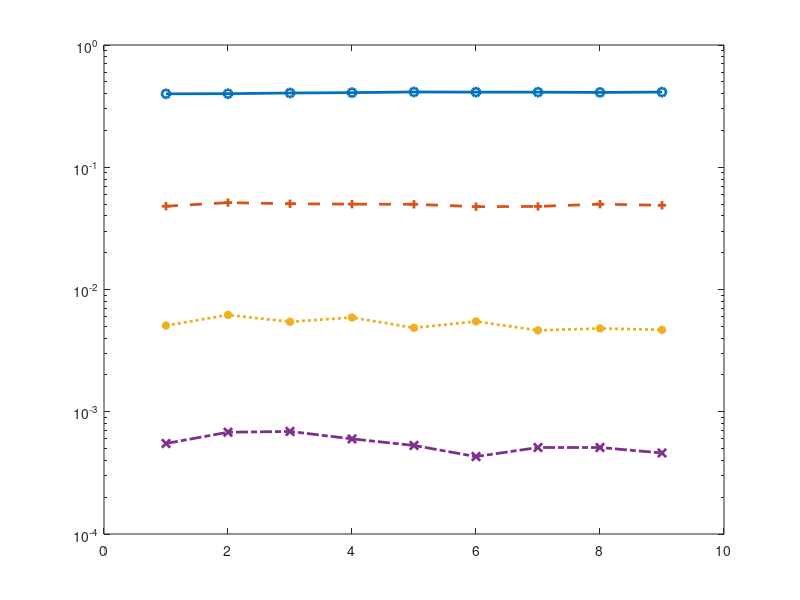

Here is the MATLAB script that generated this plot: (Note: this script raises an error after producing the figure.)
clear; close all; clc
textSize = 16;
linewid = 1;

epiIn2 = [0.39877, 0.39975, 0.40493, 0.40771, 0.41282, 0.41156, 0.41144, 0.40942, 0.41201];
epiIn4 = [0.04801, 0.05136, 0.05028, 0.04991, 0.04979, 0.0476, 0.04781, 0.0499, 0.04884];
epiIn6 = [0.00507, 0.00619, 0.00545, 0.0059, 0.00486, 0.00548, 0.00463, 0.0048, 0.00468];
epiIn8 = [0.00055, 0.00068, 0.00069, 0.0006, 0.00053, 0.00043, 0.00051, 0.00051, 0.00046];

kle = [1, 2, 3, 4, 5, 6, 7, 8, 9];

figure(1)

semilogy(kle, epiIn2, 'o-', 'LineWidth',2)
hold on
semilogy(kle, epiIn4, '+--', 'LineWidth',2)
hold on
semilogy(kle, epiIn6, '*:', 'LineWidth',2)
hold on
semilogy(kle, epiIn8, 'x-.', 'LineWidth',2)
hold on
% semilogy(kle, epiIn10, 'd-', 'LineWidth',2)
% hold on

ax = gca;
ax.YAxis.FontSize = 13;
ax.XAxis.FontSize = 13;
ax.YAxis.FontWeight = 'bold';
ax.XAxis.FontWeight = 'bold';
ax.LineWidth = 1;
xlim([0.5 9.5]);
ylim([3e-4 10]);
legd=legend('n=2', 'n=4', 'n=6', 'n=8', 'FontSize',textSize, 'FontWeight','bold', 'Location','northeast');
xlabel('Episode Length', 'FontSize', 15, 'FontWeight','bold')
ylabel('Prob.', 'FontSize',15, 'FontWeight','bold')
grid on
ax.XGrid = 'on';
ax.YMinorGrid = 'off';
ax.YMinorTick = "off";

% for i=1:length(epiIn2)
%     text(kle(i),epiIn2(i),num2str(epiIn2(i), '%.3g'), 'FontWeight','bold', 'HorizontalAlignment', 'center', 'VerticalAlignment', 'bottom')

%     text(kle(i),epiIn2(i),num2str(epiImpbm(i), '%.2g'), 'FontWeight','bold', 'Color','#0072BD', 'HorizontalAlignment', 'center', 'VerticalAlignment', 'bottom')
%     text(kle(i),epiIn4(i),num2str(epilmpdct(i), '%.2g'), 'FontWeight','bold', 'Color', '#D95319', 'HorizontalAlignment', 'center', 'VerticalAlignment', 'bottom')
%      text(kle(i),epiIn2(i),num2str(epiImpis(i), '%.2g'), 'FontWeight','bold', 'Color', '#EDB120', 'HorizontalAlignment', 'center', 'VerticalAlignment', 'bottom')
% end
set(legd,'NumColumns',2,'FontWeight','bold','FontSize',16);
print('epiinc_norm_static','-depsc')